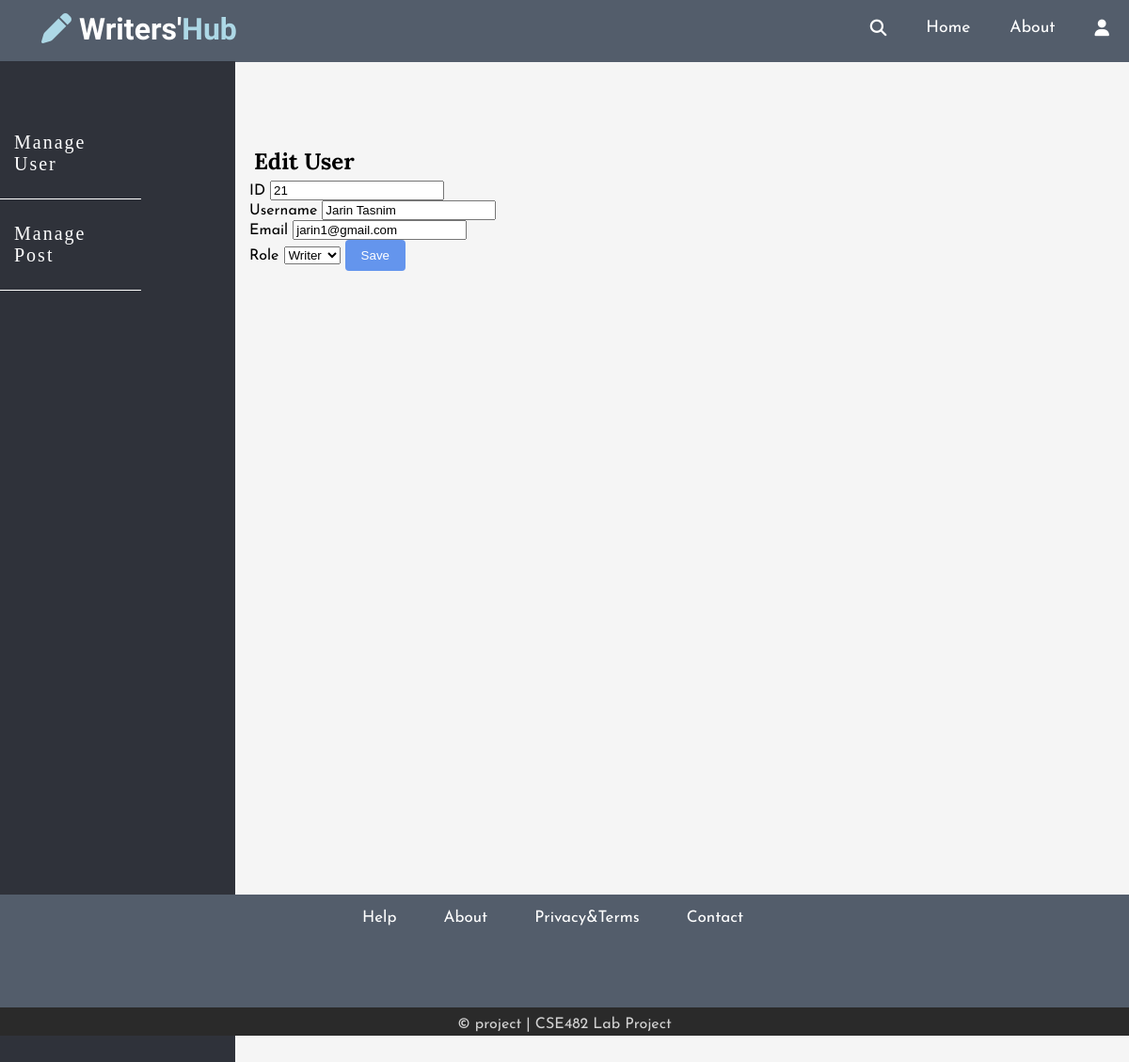
The page /edit.php?id=21 on the database its author committed.
### tables this page shows
CREATE TABLE `registration` (
  `ID` int(255) NOT NULL,
  `username` varchar(255) NOT NULL,
  `email` varchar(255) NOT NULL,
  `password` varchar(255) NOT NULL,
  `cpassword` varchar(255) NOT NULL,
  `role` varchar(255) NOT NULL
);

### edit.php (the view, shortened to what this page needs)
  <!DOCTYPE html>
  <html lang="en" dir="ltr">
      <head>
        <link rel="stylesheet" href="https://cdnjs.cloudflare.com/ajax/libs/font-awesome/5.7.2/css/all.min.css"  />
          <link rel="stylesheet" href="css/dashboard.css">
      </head>
    <body>
      <header>
        <div class="logo">
          <h1 class="logo-text">
            <span><i class="fa fa-pen"></i></span> Writers'<span>Hub</span></h1>
        </div>
        <ul class="nav">
          <li>
            <a href="#">
              <i class="fa fa-search"></i>
              </a>
            </li>
          <li><a href="home.html">Home</a></li>
          <li><a href="#">About</a></li>
          <li>
            <a href="#">
              <i class="fa fa-user"></i>
            </a>
          </li>
        </ul>
      </header>
           <div class="wrapper">
            <div class="sidebar">
                <div class="sidebar-menu">
                  <li class="item">
                      <a href="manage_user.php" class="menu-btn"></i>Manage User</a>
                      <a href="manage_post.html" class="menu-btn"></i>Manage Post</a>
                  </li>
                </div>
            </div>
    <div class="main-container">
      <div class="admin-content clearfix">
          <div class="admin-content clearfix">
            <h2>Edit User</h2>
            <?php
    include 'connection.php';
    $id=$_GET['id'];
    $showquery = "select * from registration where id= {$id}";
    $showdata= mysqli_query($conn,$showquery);
    $arrdata = mysqli_fetch_array($showdata);
?>
            <div class="input-group">
              <label class="lable">ID</label>
              <input type="text-input" name="ID" value="<?php echo $arrdata['ID']; ?>" class="text-title">
            </div>
            <div class="input-group">
              <label class="lable">Username</label>
              <input type="text-input" name="username" value="<?php echo $arrdata['username']; ?>" class="text-title">
            </div>
            <div class="input-group">
              <label class="lable">Email</label>
              <input type="text-input" name="email" value="<?php echo $arrdata['email']; ?>" class="text-title">
            </div>
            <div class="input-group" action="<?php echo $_SERVER['PHP_SELF']; ?>" method="POST">
              <label class="lable">Role</label>
              <select class="text-topic" name="role">
                <option> Writer</option>
              </select>
              <button type="submit" name="save_post" class="btn">Save</button>
            </div>
          </div>
      </div>
  </div>
        </div>
<footer>
	<div class="footer">
		<div class="quick-links">
		<ul>
			<li class="quick-items"><a href="#">Help</a></li>
			<li class="quick-items"><a href="#">About</a></li>
			<li class="quick-items"><a href="#">Privacy&Terms</a></li>
			<li class="quick-items"><a href="#">Contact</a></li>
		</ul>
		</div>
		<div class="footer-bottom">
			&copy; project | CSE482 Lab Project
		</div>
	</div>
</footer>
</body>
</html>

### css/dashboard.css (style rules this page uses)
* { box-sizing: border-box; }
html, body { height: 100%; padding: 0px; margin: 0px; background-color: #F5F5F5; font-family: 'Josefin Sans', serif; }
h1, h2, h3, h4, h5, h6 { font-family: 'Lora', serif; color: #000000; margin: 5px; }
a { text-decoration: none; color: inherit; }
.sidebar { position: fixed; width: 250px; top: 66px; left: 0; bottom: 0; background: #535D6B; padding-top:50px; }
.sidebar a { display: block; padding: 10px 20px; color: #F5F5F5; text-decoration: none; font-family: "Rubik"; letter-spacing: 2px; }
.clearfix::after { content: ''; display: block; clear: both; }
.btn { padding: .5rem 1rem; background: #6495ED; color: white; border: 1px solid transparent; border-radius: .25rem; }
header { background: #535D6B; height: 66px; }
header * { color: white; }
header .logo { float: left; height: inherit; margin-left: 2em; }
header .logo-text { margin: 12px; font-family: 'Comfortaa', serif; }
header .logo-text span { color: lightblue; }
header .logo-text span i { color: lightblue; }
header ul { float: right; margin: 0px; padding: 0px; list-style: none; height: inherit; }
header ul li { float: left; position: relative; }
header ul li a { display: block; padding: 21px; font-size: 1.1em; text-decoration: none; }
.wrapper .sidebar { background: #2F323A; position: absolute; top: 65px; height: 140%; transition: 0.3s; transition-property: width; overflow-y: auto; padding-left: 0; }
.wrapper .sidebar .sidebar-menu { overflow: hidden; }
.wrapper .sidebar .sidebar-menu .item { width: 150px; overflow: hidden; list-style: none; }
.wrapper .sidebar .sidebar-menu .item .menu-btn { display: block; color: #fff; position: relative; padding: 25px 15px; font-size: 20px; transition: 0.3s; transition-property: color; border-bottom: 1px solid white; }
.wrapper .main-container { margin-top: 70px; margin-left: 250px; padding: 15px; background-size: auto; height: 815px; transition: 0.3s; }
.footer { background: #535D6B; color: #d3d3d3; height: 150px; position: relative; }
.footer .quick-links { display: flex; width: 560px; height: 70px; margin: auto; }
.footer .quick-links ul { display: flex; }
.footer .quick-items { list-style: none; }
.footer .quick-items a { text-decoration: none; padding: 0px 25px; font-size: 17px; color: white; }
.footer-bottom { background: #2A2A2A; text-decoration-color: white; height: 30px; width: 100%; text-align: center; position: absolute; bottom: 0px; left: 0px; padding-top: 10px; }

### rows shown on the page
registration: ID "21", username "Jarin Tasnim", email "jarin1@gmail.com"
